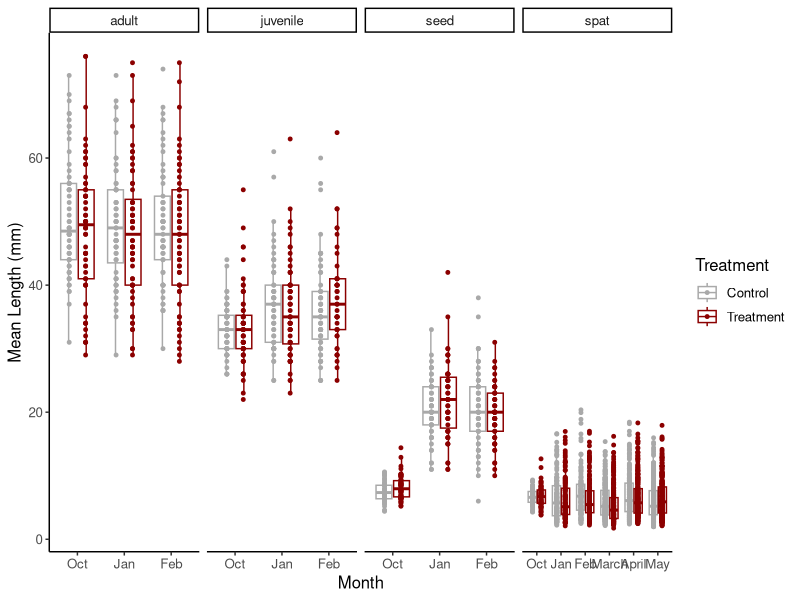
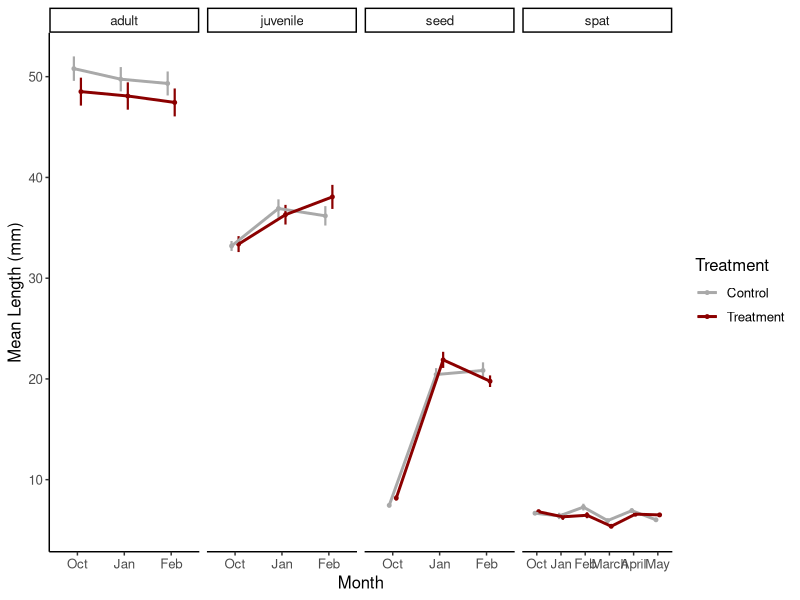
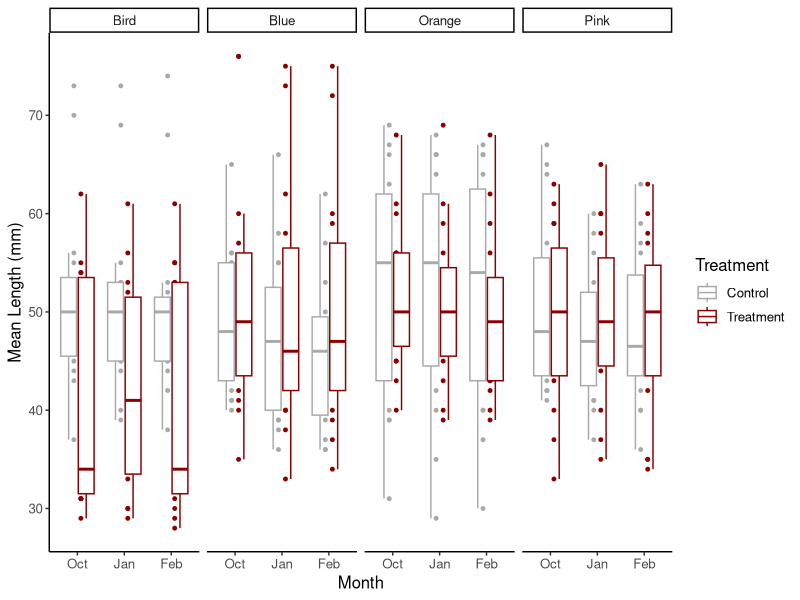
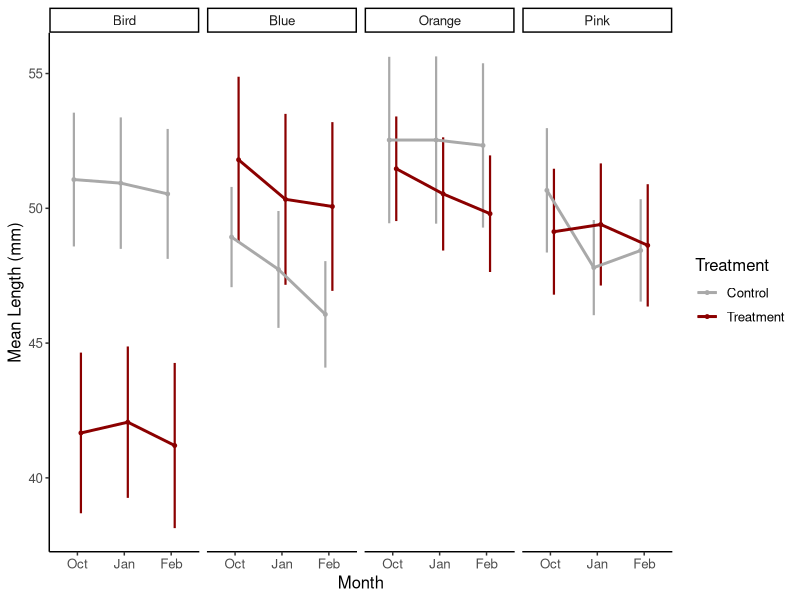
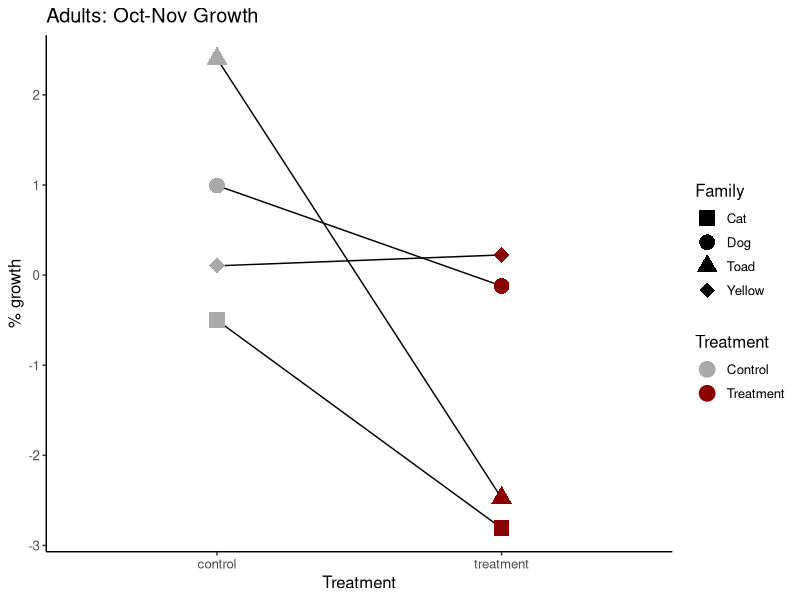
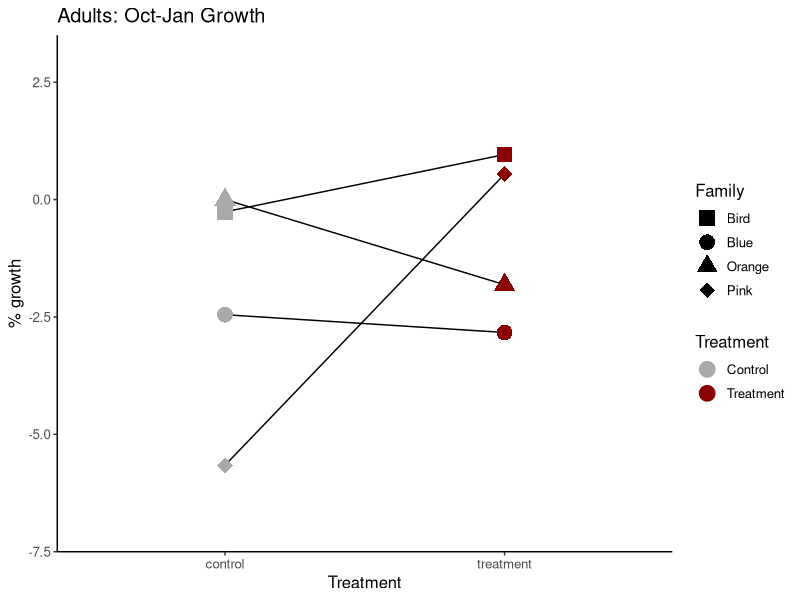
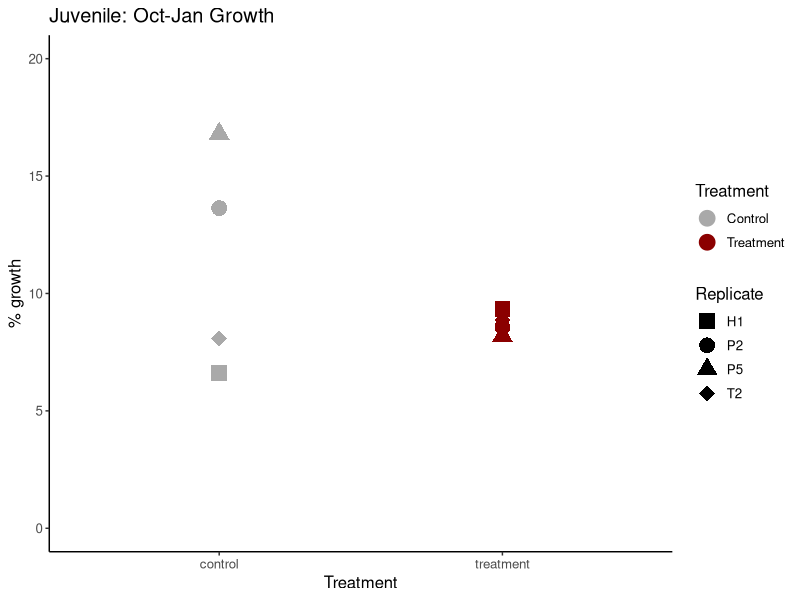
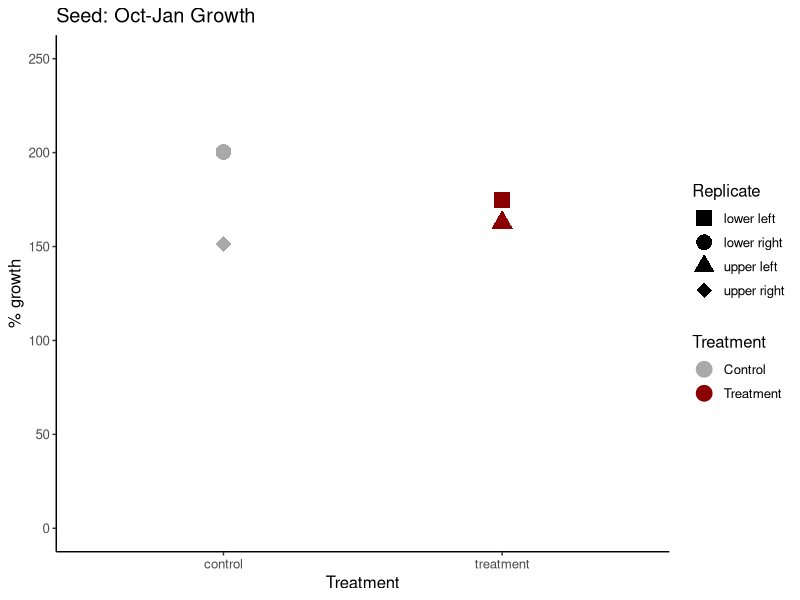

The R script that drew these images, in order:
## ---- chunk 1
knitr::opts_chunk$set(echo = TRUE, warning = FALSE, message = FALSE)
## ---- chunk 2
library(tidyverse)
library(ggplot2)
## ---- chunk 3
growth<-read_csv("lifestage_carryover/data/size/gigas-lengths-lco.csv")

growth<-growth%>%
  select(tag, `life-stage`, `init-treat`, month, length.mm)%>%
  rename(lifestage=`life-stage`, treatment=`init-treat`)

growth$month<-factor(growth$month, levels=c("Oct", "Nov", "Jan", "Feb", "March", "April", "May"))
## ---- chunk 4
plot<-growth%>%
  filter(!tag=="Cat")%>%
  filter(!tag=="Dog")%>%
  filter(!tag=="Yellow")%>%
  filter(!tag=="Toad")%>%
  
  ggplot(aes(color=treatment, x=month, y=length.mm))+
  geom_boxplot(fill=NA, outlier.shape=NA)+
  geom_point(position=position_dodge(0.7), size=1)+
  facet_grid(~lifestage, scales="free_x")+
  ylab("Mean Length (mm)")+
  xlab("Month")+
  scale_color_manual(values=c("darkgray", "darkred"), name="Treatment", labels=c("Control", "Treatment"))+
  theme_classic()+
  theme(
    text=element_text(size=12, color="black")
  );plot

ggsave(plot=plot, "lifestage_carryover/output/size/mean_lengths_box.png", width=7, height=4)
## ---- chunk 5
plot2<-growth%>%
  filter(!tag=="Cat")%>%
  filter(!tag=="Dog")%>%
  filter(!tag=="Yellow")%>%
  filter(!tag=="Toad")%>%
  
  group_by(treatment, month, lifestage)%>%
  summarise(mean=mean(length.mm, na.rm=TRUE), se=sd(length.mm, na.rm=TRUE)/sqrt(length(length.mm)))%>%
  
  ggplot(aes(color=treatment, x=month, y=mean))+
  geom_point(aes(group=interaction(treatment, lifestage)), position=position_dodge(0.3), size=1)+
  geom_errorbar(aes(ymin=mean-se, ymax=mean+se), width=0, position=position_dodge(0.3), linewidth=0.75)+
  geom_line(aes(group=treatment), position=position_dodge(0.3), linewidth=1)+
  facet_grid(~lifestage, scales="free_x")+
  ylab("Mean Length (mm)")+
  xlab("Month")+
  scale_color_manual(values=c("darkgray", "darkred"), name="Treatment", labels=c("Control", "Treatment"))+
  theme_classic()+
  theme(
    text=element_text(size=12, color="black")
  );plot2

ggsave(plot=plot2, "lifestage_carryover/output/size/mean_lengths.png", width=7, height=4)
## ---- chunk 6
model<-aov(length.mm~lifestage*month*treatment, data=growth)
summary(model)
## ---- chunk 7
library(emmeans)
emm<-emmeans(model, ~ treatment | month | lifestage)
pairs(emm)
## ---- chunk 8
model<-growth%>%
  filter(lifestage=="spat")%>%
  
  aov(length.mm~month*treatment, data=.)

summary(model)
## ---- chunk 9
emm<-emmeans(model, ~ treatment | month)
pairs(emm)
## ---- chunk 10
plot2a<-growth%>%
  filter(tag %in% c("Blue", "Pink", "Bird", "Orange"))%>%
  
  group_by(treatment, month, tag)%>%
  
  ggplot(aes(color=treatment, x=month, y=length.mm))+
  geom_point(aes(group=interaction(treatment, tag)), position=position_dodge(0.3), size=1)+
  geom_boxplot(outlier.shape=NA)+
  facet_grid(~tag)+
  ylab("Mean Length (mm)")+
  xlab("Month")+
  scale_color_manual(values=c("darkgray", "darkred"), name="Treatment", labels=c("Control", "Treatment"))+
  theme_classic()+
  theme(
    text=element_text(size=12, color="black")
  );plot2a

ggsave(plot=plot2a, "lifestage_carryover/output/size/boxplot_lengths_adults.png", width=7, height=4)
## ---- chunk 11
plot2b<-growth%>%
  filter(tag %in% c("Blue", "Pink", "Bird", "Orange"))%>%
  
  group_by(treatment, month, tag)%>%
  summarise(mean=mean(length.mm, na.rm=TRUE), se=sd(length.mm, na.rm=TRUE)/sqrt(length(length.mm)))%>%
  
  ggplot(aes(color=treatment, x=month, y=mean))+
  geom_point(aes(group=interaction(treatment, tag)), position=position_dodge(0.3), size=1)+
  geom_errorbar(aes(ymin=mean-se, ymax=mean+se), width=0, position=position_dodge(0.3), linewidth=0.75)+
  geom_line(aes(group=treatment), position=position_dodge(0.3), linewidth=1)+
  facet_grid(~tag)+
  ylab("Mean Length (mm)")+
  xlab("Month")+
  scale_color_manual(values=c("darkgray", "darkred"), name="Treatment", labels=c("Control", "Treatment"))+
  theme_classic()+
  theme(
    text=element_text(size=12, color="black")
  );plot2b

ggsave(plot=plot2b, "lifestage_carryover/output/size/mean_lengths_adults.png", width=7, height=4)
## ---- chunk 12
replicates<-growth%>%
  group_by(treatment, month, lifestage, tag)%>%
  summarise(mean=mean(length.mm, na.rm=TRUE))%>%
  pivot_wider(names_from=month, values_from=mean)%>%
  mutate(perc_growth_Nov=((Nov-Oct)/Oct)*100)%>%
  mutate(perc_growth_Jan=((Jan-Oct)/Oct)*100)%>%
  mutate(perc_growth_Feb=((Feb-Oct)/Oct)*100)%>%
  mutate(perc_growth_April=((April-Oct)/Oct)*100)%>%
  mutate(perc_growth_May=((May-Oct)/Oct)*100)
## ---- chunk 13
plot3<-replicates%>%
  select(treatment, lifestage, tag, perc_growth_Nov)%>%
  drop_na()%>%
  droplevels()%>%
  
  ggplot(aes(color=treatment, x=treatment, y=perc_growth_Nov, shape=tag))+
  geom_line(aes(group=tag), color="black")+
  geom_point(aes(group=interaction(treatment, lifestage)), position=position_dodge(0.3), size=5)+
  ylab("% growth")+
  xlab("Treatment")+
  scale_color_manual(values=c("darkgray", "darkred"), name="Treatment", labels=c("Control", "Treatment"))+
  scale_shape_manual(name="Family", values=c(15, 16, 17, 18))+
  ggtitle("Adults: Oct-Nov Growth")+
  theme_classic()+
  theme(
    text=element_text(size=12, color="black")
  );plot3

ggsave(plot=plot3, "lifestage_carryover/output/size/adults_Nov_percent_growth.png", width=4, height=4)
## ---- chunk 14
model<-replicates%>%
  select(treatment, lifestage, tag, perc_growth_Nov)%>%
  drop_na()%>%
  droplevels()%>%
  
  aov(perc_growth_Nov~treatment, data=.)

summary(model)
## ---- chunk 15
plot4<-replicates%>%
  select(treatment, lifestage, tag, perc_growth_Jan)%>%
  filter(lifestage=="adult")%>%
  drop_na()%>%
  droplevels()%>%
  
  ggplot(aes(color=treatment, x=treatment, y=perc_growth_Jan, shape=tag))+
  geom_line(aes(group=tag), color="black")+
  geom_point(aes(group=interaction(treatment, lifestage)), position=position_dodge(0.3), size=5)+
  ylab("% growth")+
  xlab("Treatment")+
  scale_color_manual(values=c("darkgray", "darkred"), name="Treatment", labels=c("Control", "Treatment"))+
  ylim(-7, 3)+
  scale_shape_manual(name="Family", values=c(15, 16, 17, 18))+
  ggtitle("Adults: Oct-Jan Growth")+
  theme_classic()+
  theme(
    text=element_text(size=12, color="black")
  );plot4

ggsave(plot=plot4, "lifestage_carryover/output/size/adults_Jan_percent_growth.png", width=4, height=4)
## ---- chunk 16
plot5<-replicates%>%
  select(treatment, lifestage, tag, perc_growth_Jan)%>%
  filter(lifestage=="juvenile")%>%
  drop_na()%>%
  droplevels()%>%
  
  ggplot(aes(color=treatment, x=treatment, y=perc_growth_Jan, shape=tag))+
  geom_point(aes(group=interaction(treatment, lifestage)), position=position_dodge(0.3), size=5)+
  ylab("% growth")+
  xlab("Treatment")+
  scale_color_manual(values=c("darkgray", "darkred"), name="Treatment", labels=c("Control", "Treatment"))+
  scale_shape_manual(name="Replicate", values=c(15, 16, 17, 18))+
  ggtitle("Juvenile: Oct-Jan Growth")+
  theme_classic()+
  ylim(0,20)+
  theme(
    text=element_text(size=12, color="black")
  );plot5

ggsave(plot=plot5, "lifestage_carryover/output/size/juvenile_Jan_percent_growth.png", width=4, height=4)
## ---- chunk 17
plot6<-replicates%>%
  select(treatment, lifestage, tag, perc_growth_Jan)%>%
  filter(lifestage=="seed")%>%
  drop_na()%>%
  droplevels()%>%
  
  ggplot(aes(color=treatment, x=treatment, y=perc_growth_Jan, shape=tag))+
  #geom_line(aes(group=tag), color="black")+
  geom_point(aes(group=interaction(treatment, lifestage)), position=position_dodge(0.3), size=5)+
  ylab("% growth")+
  xlab("Treatment")+
  scale_color_manual(values=c("darkgray", "darkred"), name="Treatment", labels=c("Control", "Treatment"))+
  scale_shape_manual(name="Replicate", values=c(15, 16, 17, 18))+
  ggtitle("Seed: Oct-Jan Growth")+
  theme_classic()+
  ylim(0,250)+
  theme(
    text=element_text(size=12, color="black")
  );plot6

ggsave(plot=plot6, "lifestage_carryover/output/size/seed_Jan_percent_growth.png", width=4, height=4)
## ---- chunk 18
plot7<-replicates%>%
  select(treatment, lifestage, tag, perc_growth_Jan)%>%
  filter(lifestage=="spat")%>%
  drop_na()%>%
  droplevels()%>%
  
  ggplot(aes(color=treatment, x=treatment, y=perc_growth_Jan, shape=tag))+
  #geom_line(aes(group=tag), color="black")+
  geom_point(aes(group=interaction(treatment, lifestage)), position=position_dodge(0.3), size=5)+
  ylab("% growth")+
  xlab("Treatment")+
  scale_color_manual(values=c("darkgray", "darkred"), name="Treatment", labels=c("Control", "Treatment"))+
  scale_shape_manual(name="Replicate", values=c(15, 16, 17, 18))+
  ggtitle("Spat: Oct-Jan Growth")+
  theme_classic()+
  ylim(-10,1)+
  theme(
    text=element_text(size=12, color="black")
  );plot7

ggsave(plot=plot7, "lifestage_carryover/output/size/spat_Jan_percent_growth.png", width=4, height=4)
## ---- chunk 19
plot8<-replicates%>%
  select(treatment, lifestage, tag, perc_growth_Feb)%>%
  filter(lifestage=="adult")%>%
  drop_na()%>%
  droplevels()%>%
  
  ggplot(aes(color=treatment, x=treatment, y=perc_growth_Feb, shape=tag))+
  geom_line(aes(group=tag), color="black")+
  geom_point(aes(group=interaction(treatment, lifestage)), position=position_dodge(0.3), size=5)+
  ylab("% growth")+
  xlab("Treatment")+
  scale_color_manual(values=c("darkgray", "darkred"), name="Treatment", labels=c("Control", "Treatment"))+
  ylim(-7, 3)+
  scale_shape_manual(name="Family", values=c(15, 16, 17, 18))+
  ggtitle("Adults: Oct-Feb Growth")+
  theme_classic()+
  theme(
    text=element_text(size=12, color="black")
  );plot8

ggsave(plot=plot8, "lifestage_carryover/output/size/adults_Feb_percent_growth.png", width=4, height=4)
## ---- chunk 20
plot9<-replicates%>%
  select(treatment, lifestage, tag, perc_growth_Feb)%>%
  filter(lifestage=="juvenile")%>%
  drop_na()%>%
  droplevels()%>%
  
  ggplot(aes(color=treatment, x=treatment, y=perc_growth_Feb, shape=tag))+
  geom_point(aes(group=interaction(treatment, lifestage)), position=position_dodge(0.3), size=5)+
  ylab("% growth")+
  xlab("Treatment")+
  scale_color_manual(values=c("darkgray", "darkred"), name="Treatment", labels=c("Control", "Treatment"))+
  scale_shape_manual(name="Replicate", values=c(15, 16, 17, 18))+
  ggtitle("Juvenile: Oct-Feb Growth")+
  theme_classic()+
  #ylim(0,20)+
  theme(
    text=element_text(size=12, color="black")
  );plot9

ggsave(plot=plot9, "lifestage_carryover/output/size/juvenile_Feb_percent_growth.png", width=4, height=4)
## ---- chunk 21
plot10<-replicates%>%
  select(treatment, lifestage, tag, perc_growth_Feb)%>%
  filter(lifestage=="seed")%>%
  drop_na()%>%
  droplevels()%>%
  
  ggplot(aes(color=treatment, x=treatment, y=perc_growth_Feb, shape=tag))+
  #geom_line(aes(group=tag), color="black")+
  geom_point(aes(group=interaction(treatment, lifestage)), position=position_dodge(0.3), size=5)+
  ylab("% growth")+
  xlab("Treatment")+
  scale_color_manual(values=c("darkgray", "darkred"), name="Treatment", labels=c("Control", "Treatment"))+
  scale_shape_manual(name="Replicate", values=c(15, 16, 17, 18))+
  ggtitle("Seed: Oct-Feb Growth")+
  theme_classic()+
  ylim(0,250)+
  theme(
    text=element_text(size=12, color="black")
  );plot10

ggsave(plot=plot10, "lifestage_carryover/output/size/seed_Feb_percent_growth.png", width=4, height=4)
## ---- chunk 22
plot11<-replicates%>%
  select(treatment, lifestage, tag, perc_growth_Feb)%>%
  filter(lifestage=="spat")%>%
  drop_na()%>%
  droplevels()%>%
  
  ggplot(aes(color=treatment, x=treatment, y=perc_growth_Feb, shape=tag))+
  #geom_line(aes(group=tag), color="black")+
  geom_point(aes(group=interaction(treatment, lifestage)), position=position_dodge(0.3), size=5)+
  ylab("% growth")+
  xlab("Treatment")+
  scale_color_manual(values=c("darkgray", "darkred"), name="Treatment", labels=c("Control", "Treatment"))+
  scale_shape_manual(name="Replicate", values=c(15, 16, 17, 18))+
  ggtitle("Spat: Oct-Feb Growth")+
  theme_classic()+
  ylim(-10,15)+
  theme(
    text=element_text(size=12, color="black")
  );plot11

ggsave(plot=plot11, "lifestage_carryover/output/size/spat_Feb_percent_growth.png", width=4, height=4)
## ---- chunk 23
plot11b<-replicates%>%
  select(treatment, lifestage, tag, perc_growth_April)%>%
  filter(lifestage=="spat")%>%
  drop_na()%>%
  droplevels()%>%
  
  ggplot(aes(color=treatment, x=treatment, y=perc_growth_April, shape=tag))+
  #geom_line(aes(group=tag), color="black")+
  geom_point(aes(group=interaction(treatment, lifestage)), position=position_dodge(0.3), size=5)+
  ylab("% growth")+
  xlab("Treatment")+
  scale_color_manual(values=c("darkgray", "darkred"), name="Treatment", labels=c("Control", "Treatment"))+
  scale_shape_manual(name="Replicate", values=c(15, 16, 17, 18))+
  ggtitle("Spat: Oct-April Growth")+
  theme_classic()+
  ylim(-10,15)+
  theme(
    text=element_text(size=12, color="black")
  );plot11b

ggsave(plot=plot11b, "lifestage_carryover/output/size/spat_April_percent_growth.png", width=4, height=4)
## ---- chunk 24
plot11c<-replicates%>%
  select(treatment, lifestage, tag, perc_growth_May)%>%
  filter(lifestage=="spat")%>%
  drop_na()%>%
  droplevels()%>%
  
  ggplot(aes(color=treatment, x=treatment, y=perc_growth_May, shape=tag))+
  #geom_line(aes(group=tag), color="black")+
  geom_point(aes(group=interaction(treatment, lifestage)), position=position_dodge(0.3), size=5)+
  ylab("% growth")+
  xlab("Treatment")+
  scale_color_manual(values=c("darkgray", "darkred"), name="Treatment", labels=c("Control", "Treatment"))+
  scale_shape_manual(name="Replicate", values=c(15, 16, 17, 18))+
  ggtitle("Spat: Oct-May Growth")+
  theme_classic()+
  ylim(-10,15)+
  theme(
    text=element_text(size=12, color="black")
  );plot11c

ggsave(plot=plot11c, "lifestage_carryover/output/size/spat_May_percent_growth.png", width=4, height=4)
## ---- chunk 25
model<-replicates%>%
  select(treatment, lifestage, tag, perc_growth_Jan)%>%
  drop_na()%>%
  droplevels()%>%
  
  aov(perc_growth_Jan~treatment*lifestage, data=.)

summary(model)
## ---- chunk 26
model<-replicates%>%
  select(treatment, lifestage, tag, perc_growth_Feb)%>%
  drop_na()%>%
  droplevels()%>%
  
  aov(perc_growth_Feb~treatment*lifestage, data=.)

summary(model)
## ---- chunk 27
replicates<-replicates%>%
  mutate(perc_growth_day=perc_growth_Feb/90)
## ---- chunk 28
plot12<-replicates%>%
  select(treatment, lifestage, tag, perc_growth_day)%>%
  #filter(treatment=="control")%>%
  drop_na()%>%
  droplevels()%>%
  
  ggplot(aes(x=lifestage, y=perc_growth_day))+
  geom_point()+
  geom_boxplot(fill=NA)+
  ylab("% Winter Growth per Day")+
  xlab("Life Stage \nLength")+
  scale_x_discrete(limits=c("spat", "seed", "juvenile", "adult"), labels=c("Spat \n<15mm", "Seed \n15-25mm", "Juvenile \n25-40mm", "Adult \n>40mm"))+
  theme_classic()+
  theme(
    text=element_text(size=12, color="black"), 
    axis.text=element_text(size=12, color="black"), 
    axis.title=element_text(size=14, color="black", face="bold")
  );plot12

ggsave(plot=plot12, "lifestage_carryover/output/size/lifestage_growth.png", width=5, height=5)
## ---- chunk 29
avg_size<-replicates%>%
  select(lifestage, Feb)%>%
  group_by(lifestage)%>%
  summarise(mean=mean(Feb, na.rm=TRUE));avg_size
## ---- chunk 30
avg_size<-replicates%>%
  select(lifestage, tag, Feb)%>%
  filter(lifestage=="adult")%>%
  group_by(tag)%>%
  summarise(mean=mean(Feb, na.rm=TRUE));avg_size
## ---- chunk 31
individuals<-read_csv("lifestage_carryover/data/size/gigas-lengths-individuals.csv")

individuals<-individuals%>%
  select(!Notes)

individuals$unique_id<-paste0(individuals$bag, "-", individuals$oyster)
## ---- chunk 32
individuals_wide<-individuals%>%
  mutate(perc_growth_May=((April-May)/April)*100)

individuals_long<-individuals%>%
  pivot_longer(names_to="month", values_to="length.mm", cols=c(March:May))
## ---- chunk 33
plot_ind<-individuals_long%>%
  filter(!month=="March")%>%
  
  ggplot(aes(color=`init-treat`, x=month, y=length.mm))+
  geom_point(size=1)+
  geom_line(aes(group=unique_id))+
  facet_grid(~`life-stage`)+
  ylab("Length (mm)")+
  xlab("Month")+
  scale_color_manual(values=c("darkgray", "darkred"), name="Treatment", labels=c("Control", "Treatment"))+
  theme_classic()+
  theme(
    text=element_text(size=12, color="black")
  );plot_ind

ggsave(plot=plot_ind, "lifestage_carryover/output/size/individual_length_time.png", width=7, height=4)
## ---- chunk 34
plot_ind1<-individuals_wide%>%
  filter(`life-stage`=="adult")%>%
  
  ggplot(aes(color=`init-treat`, x=tag, y=perc_growth_May))+
  geom_boxplot(fill=NA, outlier.shape=NA)+
  geom_point(position=position_dodge(0.7), size=1)+
  ylab("Growth (%)")+
  xlab("Family")+
  scale_color_manual(values=c("darkgray", "darkred"), name="Treatment", labels=c("Control", "Treatment"))+
  theme_classic()+
  theme(
    text=element_text(size=12, color="black")
  );plot_ind1

ggsave(plot=plot_ind1, "lifestage_carryover/output/size/individual_growth_adults.png", width=7, height=4)
## ---- chunk 35
plot_ind2<-individuals_wide%>%
  filter(`life-stage`=="seed")%>%
  
  ggplot(aes(color=`init-treat`, x=`init-treat`, y=perc_growth_May))+
  geom_boxplot(fill=NA, outlier.shape=NA)+
  geom_point(position=position_dodge(0.7), size=1)+
  ylab("Growth (%)")+
  xlab("Treatment")+
  ylim(-40,10)+
  scale_color_manual(values=c("darkgray", "darkred"), name="Treatment", labels=c("Control", "Treatment"))+
  theme_classic()+
  theme(
    text=element_text(size=12, color="black")
  );plot_ind2

ggsave(plot=plot_ind2, "lifestage_carryover/output/size/individual_growth_seed.png", width=7, height=4)
## ---- chunk 36
model<-individuals_wide%>%
  filter(`life-stage`=="adult")%>%
  
  aov(perc_growth_May ~ `init-treat`, data=.)

summary(model)
## ---- chunk 37
model<-individuals_wide%>%
  filter(`life-stage`=="seed")%>%
  
  aov(perc_growth_May ~ `init-treat`, data=.)

summary(model)
